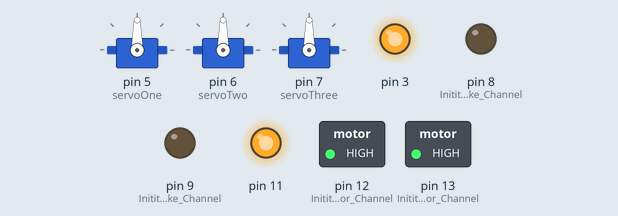
Recording of a sketch running on a simulated Arduino Uno, built with avr-gcc and run on an emulated ATmega328P. Shown: 3 × servo, switched loads named in the sketch (green lamp = pin HIGH), output pins drawn as LEDs (lit = HIGH).

Above: at 0.1 s.
At 3.1 s:
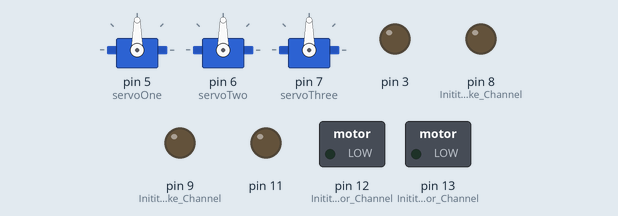
At 4.1 s:
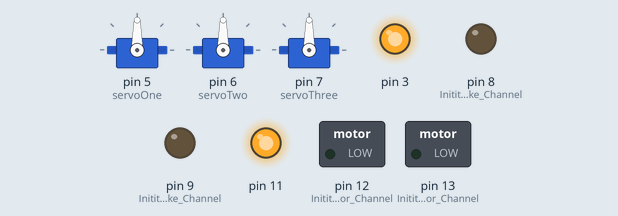
At 7.1 s:
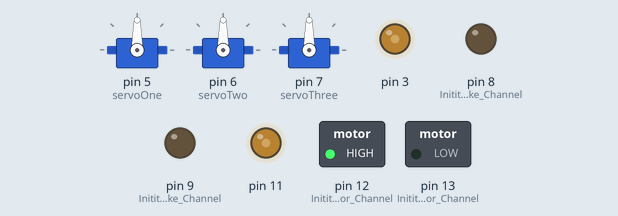
At 11.1 s:
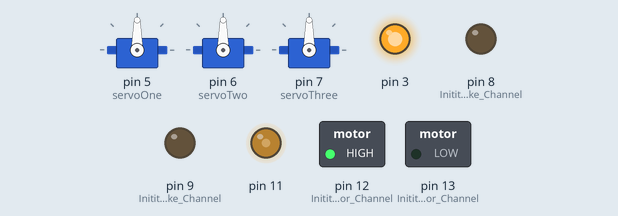
Timing chart, 0 to 12.6 s (numbered marks = the images above):
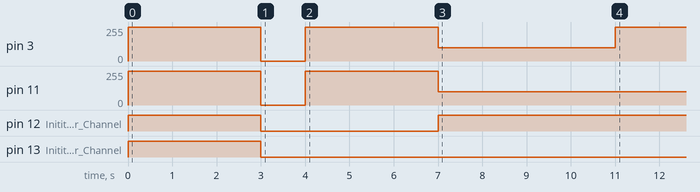

The sketch:

test_routine.ino
```cpp
/*********************************************************
 * 2 motor, 3 servo test routine for Sand-E
 * by Alex Goodsell
 *
 *********************************************************/

#include <Servo.h>

//Create servo objects to control servos
Servo servoOne;
Servo servoTwo;
Servo servoThree;

//create variables to store servo positions
int servoPositionOne = 0;
int servoPositionTwo = 0;
int servoPositionThree = 0;

//create variable to exit loop
int numberOfPerformances = 1;

void setup() {
  //Setup Channel A for Motor 1
  pinMode(12, OUTPUT); //Inititates Motor Channel A pin
  pinMode(9, OUTPUT); //Inititates Brake Channel A pin

  //Setup Channel B for Motor 2
  pinMode(13, OUTPUT); //Inititates Motor Channel B pin
  pinMode(8, OUTPUT); //Inititates Brake Channel B pin

  //attach servos to pins
  servoOne.attach(5);
  servoTwo.attach(6);
  servoThree.attach(7);

}

void loop() {
  if (numberOfPerformances==1) {
    //full speed forward
  setMotors(HIGH,255,LOW,HIGH,255,LOW);
  delay(3000);

  //come to a stop
  setMotors(LOW,0,LOW,LOW,0,LOW);
  delay(1000);

  //full speed reverse
  setMotors(LOW,255,LOW,LOW,255,LOW);
  delay(3000);

  //turn on spot
  setMotors(HIGH,100,LOW,LOW,100,LOW);

  //make servos do a wave
  moveServo(servoOne,servoPositionOne);
  delay(1000);
  moveServo(servoTwo,servoPositionTwo);
  delay(1000);
  moveServo(servoThree,servoPositionThree);
  moveServo(servoOne,servoPositionOne);
  delay(1000);
  moveServo(servoTwo,servoPositionTwo);
  delay(1000);
  moveServo(servoThree,servoPositionThree);

  //stop motors
  setMotors(LOW,0,LOW,LOW,0,LOW);

  //perform sweep turn
  setMotors(HIGH,100,LOW,LOW,0,LOW);

  //move on a curve
  setMotors(HIGH,255,LOW,LOW,100,LOW);

  numberOfPerformances+=1;
  }


}

//void to move a given servo
void moveServo(Servo servoNumber, int servoPosition) {
  if (servoPosition == 0) {
    servoNumber.write(180);
    servoPosition = 180;
  }

  else {
    servoNumber.write(0);
    servoPosition = 0;
  }
}

//void to turn motors on and off, and vary speed
void setMotors(uint8_t channelADirection, int channelASpeed,uint8_t channelABrake,uint8_t channelBDirection, int channelBSpeed,uint8_t channelBBrake) {
  //set motor 1/channel A
  digitalWrite(12,channelADirection);
  digitalWrite(9,channelABrake);
  analogWrite(3,channelASpeed);

  //set motor 2/channel B
  digitalWrite(13,channelBDirection);
  digitalWrite(8,channelBBrake);
  analogWrite(11,channelBSpeed);
}
```

Measured:
- by itself, pin 3: 0/255 → 255/255 at 0.00 s, → 0/255 3.0 s later, → 255/255 1.0 s later, → 100/255 3.0 s later, … (5 changes in this stretch)
- by itself, pin 11: 0/255 → 255/255 at 0.00 s, → 0/255 3.0 s later, → 255/255 1.0 s later, → 100/255 3.0 s later
- by itself, pin 12 (Inititates_Motor_Channel): LOW → HIGH at 0.00 s, → LOW 3.0 s later, → HIGH 4.0 s later
- by itself, pin 13 (Inititates_Motor_Channel): LOW → HIGH at 0.00 s, → LOW 3.0 s later
